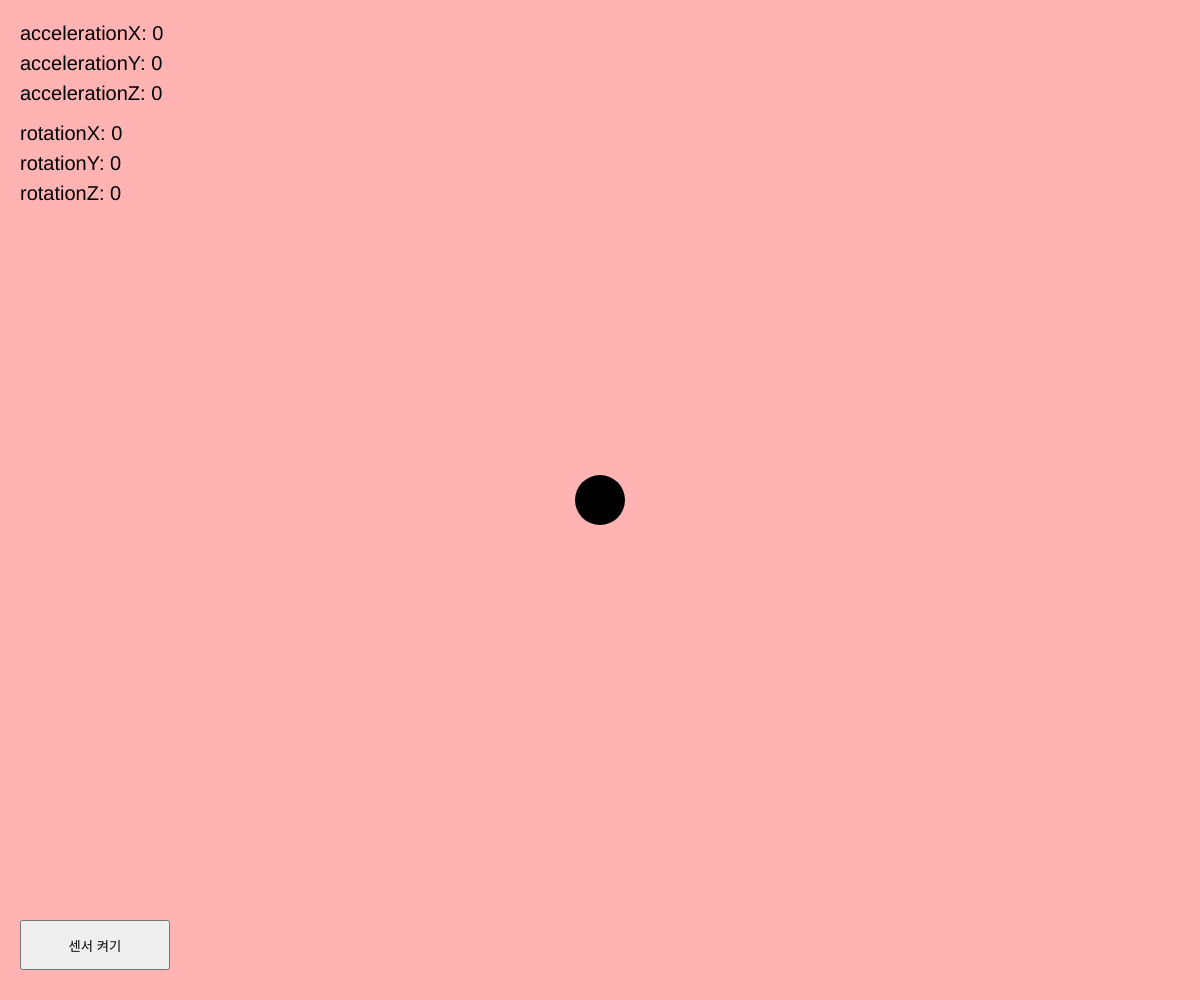
Frame 1 (no input)
Frame 60 (no input): identical to frame 1, image omitted
Frame 120 (the mouse pressed at the canvas centre since frame 60): identical to frame 1, image omitted

The p5.js sketch that drew this single still picture (run headless with seeded random() and noise() and a simulated clock; from frame 60 on, the mouse is pressed at the canvas centre):

// p5.js sketch
// ── sketch.js
// 핸드폰 센서값 받아오기
// ⚠ https 주소(GitHub Pages)에서 핸드폰으로 열어야 작동함
// 아이폰: [센서 켜기] 버튼을 눌러 권한을 허용해야 함 / 안드로이드: 바로 작동

let btn;
let hue = 0; // 흔들 때마다 바뀌는 배경색

function setup() {
  createCanvas(windowWidth, windowHeight);
  colorMode(HSB);
  angleMode(DEGREES); // 기울기 값을 '도' 단위로 받기 (기본은 라디안)

  btn = createButton("센서 켜기");
  btn.position(20, height - 80);
  btn.size(150, 50);
  btn.mouseClicked(askPermission); // 아이폰 권한 요청은 '클릭'에서만 됨 (mousePressed는 안 됨)
}

// 아이폰은 사용자가 버튼을 눌러야 센서 권한을 요청할 수 있음
// (p5에 이 기능이 없어서 자바스크립트 코드를 그대로 씀. 건드리지 않아도 되는 부분)
function askPermission() {
  if (typeof DeviceMotionEvent.requestPermission === "function") {
    DeviceMotionEvent.requestPermission();
    DeviceOrientationEvent.requestPermission();
  }
  btn.hide();
}

function draw() {
  background(hue, 30, 100);

  // 1. 가속도: 핸드폰을 '움직이는' 세기. 가만히 있으면 0 근처
  let move = abs(accelerationX) + abs(accelerationY) + abs(accelerationZ);

  // 2. 기울기: 핸드폰이 '기울어진' 각도
  //    rotationX: 앞뒤로 기울이기 / rotationY: 좌우로 기울이기 / rotationZ: 나침반처럼 돌리기
  let x = map(rotationY, -45, 45, 0, width, true); // 좌우로 기울이면 좌우로
  let y = map(rotationX, -45, 45, 0, height, true); // 앞뒤로 기울이면 위아래로

  // 기울기로 위치, 움직임으로 크기
  noStroke();
  fill(0, 0, 0);
  circle(x, y, 50 + move * 3);

  // 값 보기
  fill(0, 0, 0);
  textSize(20);
  text("accelerationX: " + round(accelerationX, 1), 20, 40);
  text("accelerationY: " + round(accelerationY, 1), 20, 70);
  text("accelerationZ: " + round(accelerationZ, 1), 20, 100);
  text("rotationX: " + round(rotationX), 20, 140);
  text("rotationY: " + round(rotationY), 20, 170);
  text("rotationZ: " + round(rotationZ), 20, 200);
}

// 3. 흔들었을 때 자동으로 불리는 함수
function deviceShaken() {
  hue = random(360);
}
